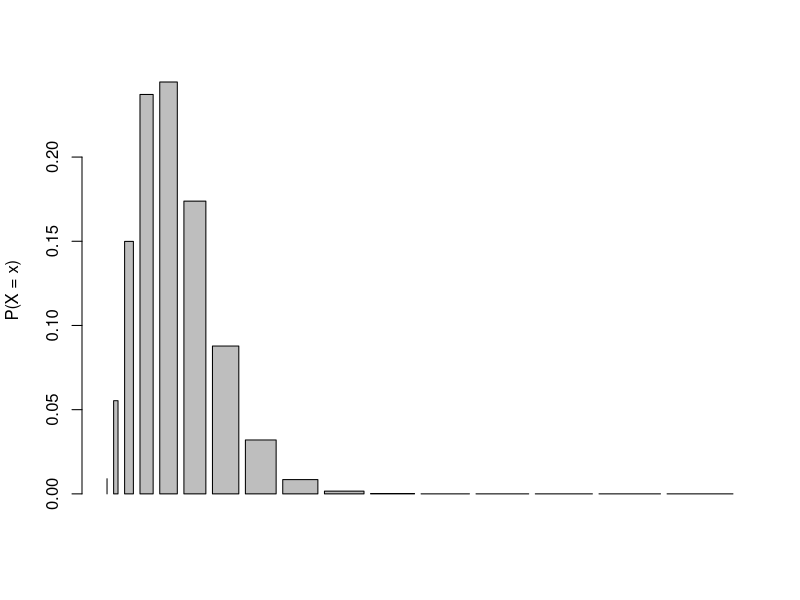
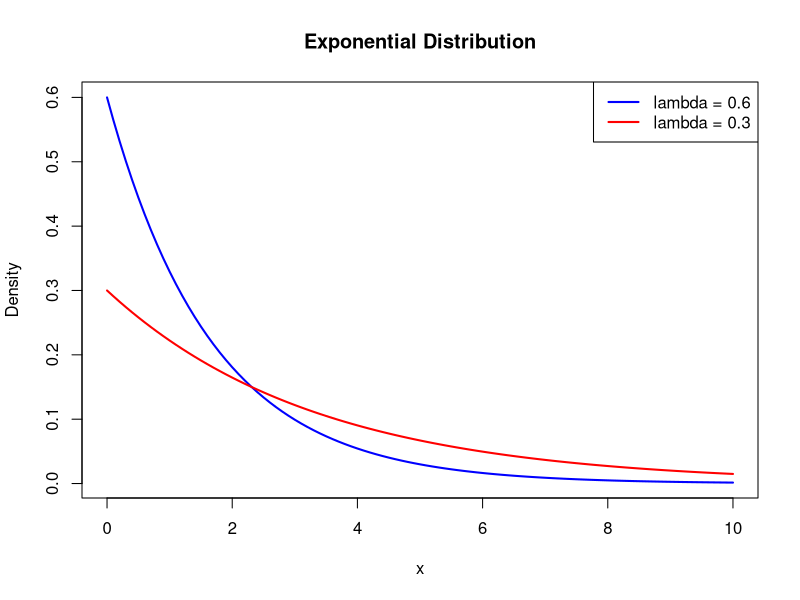
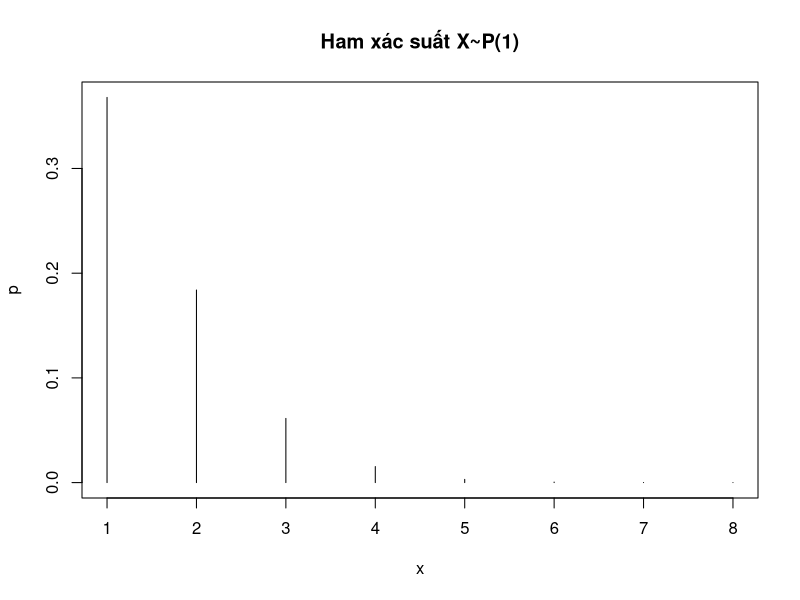
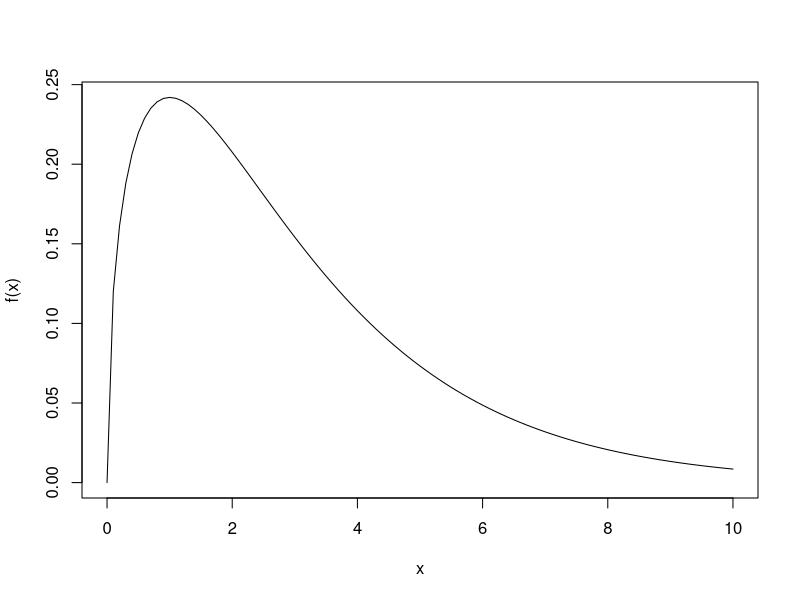
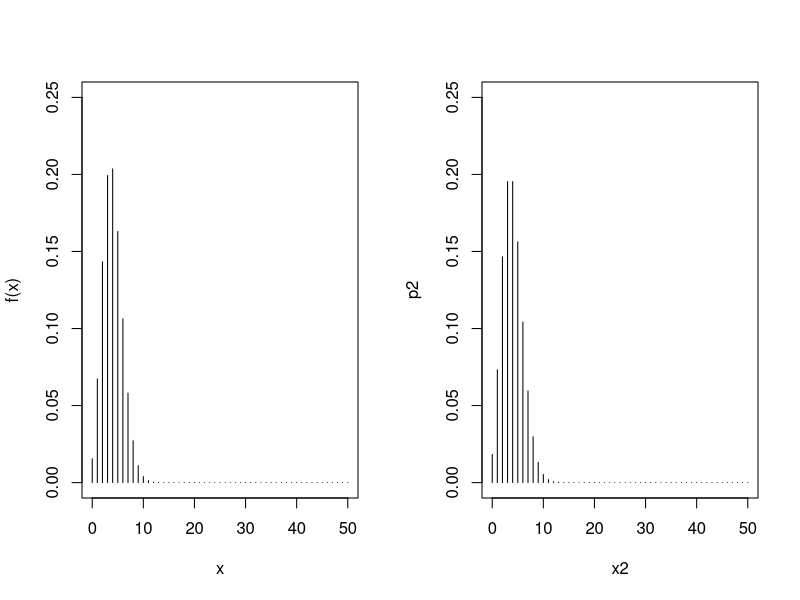
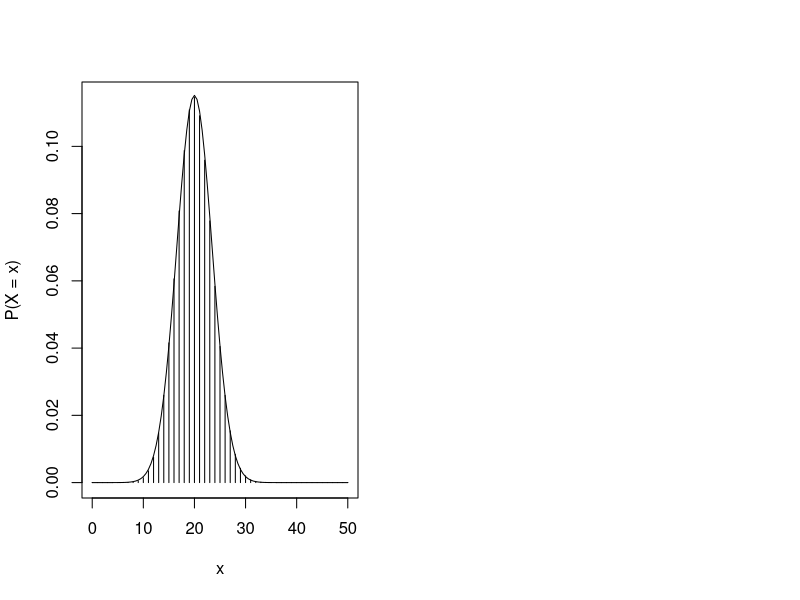
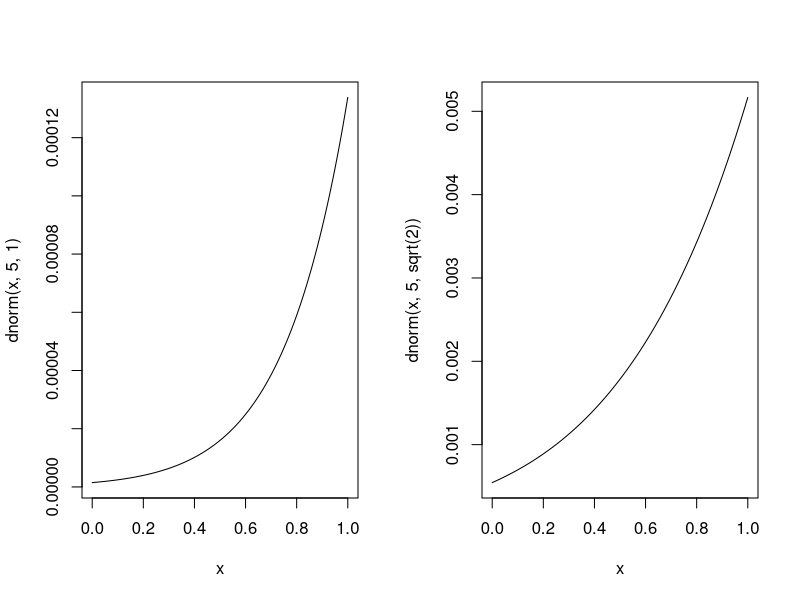
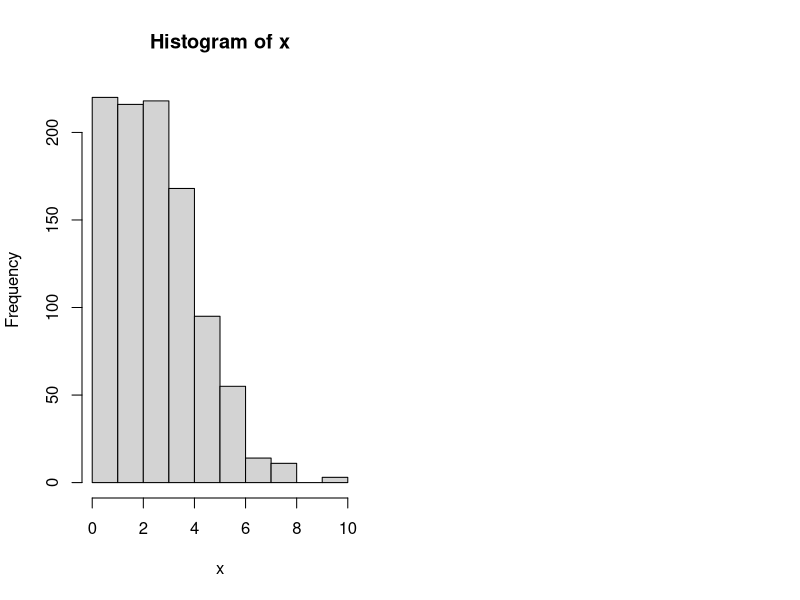

Source code (R) for these figures, in order:
### Bai tap 4.1
N = 100
M = 25
n = 15
x = 0:n
p = dhyper(x, M, N - M, n)
barplot(p, x, ylab = "P(X = x)")



### Bai tap 4.2
Px = phyper(12, M, N - M, n) - phyper(5, M, N - M, n)
cat(Px)


### Bai tap 4.3
rm(list = ls())
# a) 
curve(dexp(x, 0.6), 0, 10, col = "blue", lwd = 2, main = "Exponential Distribution", xlab = "x", ylab = "Density")
# b) 
curve(dexp(x, 0.3), 0, 10, col = "red", lwd = 2, main = "Expenential Distribution", xlab = "x", ylab = "Density",add = TRUE)
legend("topright", legend = c("lambda = 0.6", "lambda = 0.3"), col = c("blue", "red"), lwd = 2)
# c)
# Dien tich phan duoi ham X~Exp(0.6)
s1 = pexp(10, 0.6) - pexp(0, 0.6)
# Dien tich phan duoi ham X~Exp(0.3) 
s2 = pexp(10, 0.3) - pexp(0, 0.3)
cat("s1 = ", s1, "\n")
cat("s2 = ", s2, "\n")


### Bai tap 4.4
# Vẽ hàm xác suất của biến X ~ P(1) với x thuộc {1,....,8}
rm(list = ls())
x = 1:8
p = dpois(x, 1)
plot(x, p, type = "h", main = "Ham xác suất X~P(1)")



### Bai tap 4.5
# Vẽ hàm mật độ xác suất của biến X ~ X^2(3) với x thuộc [0, 10]
rm(list = ls())
curve(dchisq(x, 3), from = 0, to = 10, xlab = "x", ylab = "f(x)")



### Bai tap 4.6
rm(list = ls())
par(mfrow = c(1, 2))
# a) Vẽ đồ thị của hàm xác suất X ~ B(50, 0.08) lấy ylim = c(0, 0.25)
x1 = 0:50
p1 = dbinom(x1, 50, 0.08)
plot(x1, p1, type = "h", ylim = c(0, 0.25), xlab = "x", ylab = "f(x)")
# b) Vẽ đồ thị của hàm xác suất của biến X ~ P(4) với x thuộc {0,...,50}
# với cùng lựa chọn ylim = c(0, 0.25)
x2 = 0:50
p2 = dpois(x2, 4)
plot(x2, p2, type = "h", ylim = c(0, 0.25))



### Bai tap 4.7
# Vẽ hàm mật độ của X~B(50, 0.4) và Y~N(20,12) vào chung 1 đồ thị
rm(list = ls())
x = 0:50
plot(x, dbinom(x, 50, 0.4), type = "h", xlab = "x", ylab = "P(X = x)")
curve(dnorm(x, 20, sqrt(12)), add = TRUE)



### Bai tap 4.8
# So sánh xác suất P(X = 5) giữa hai phân phối nhị thức X1~B(10, 0.4)
# và X2~B(10, 0.6). Giải thích sự khác biệt
rm(list = ls())
p1 = dbinom(5, 10, 0.4)
p2 = dbinom(5, 10, 0.6)
cat(p1 == p2)



### Bai tap 4.9
# Tính P(4 <= X <= 8) với X ~ B(12, 0.5) bằng 2 cách: Dùng tổng các xác suất 
# riêng lẻ, và dùng hàm phân phối tích lũy
rm(list = ls())
k = 4:8
p1 = sum(choose(12, k) * 0.5^k * 0.5^(12 - k))
p2 = pbinom(8, 12, 0.5) - pbinom(3, 12, 0.5)
cat(p1, p2)



### Bai tap 4.10
rm(list = ls())
par(mfrow = c(1, 2))
curve(dnorm(x, 5, 1))
curve(dnorm(x, 5, sqrt(2)))



### Bai tap 4.11
rm(list = ls())
qnorm(0.025, 0, 1)
qnorm(0.975, 0, 1)



### Bai tap 4.12
rm(list = ls())
x = rpois(1000, 3)
hist(x)



### Bai tap 4.13
# Tính P(X > 5) với X~P(2)
rm(list = ls())
p = ppois(5, 2, lower.tail = FALSE)
cat(p)



### Bai tap 4.14
# Vẽ đồ thị hàm phân phối mũ với lambda = 0.5
rm(list = ls())
par(mfrow = c(1, 2))
curve(dexp(x, 0.5), from = 1, to = 10)
curve(dexp(x, 1), from = 1, to = 10)



### Bai tap 4.15
# Tính P(X <= 3) với X ~ Exp(0.2) 
rm(list = ls())
p = pexp(3, 0.2)
cat(p)



### Bai tap 4.16
# Mô phỏng 500 giá trị từ phân phối chuẩn N(100, 15). Tính tỷ lệ giá trị nằm
# trong khoảng từ [85, 115]
x = rnorm(500, 100, sqrt(15))
tylemophong = mean(x >= 85 & x <= 115)
tylelythuyet = pnorm(115, 100, sqrt(15)) - pnorm(85, 100, sqrt(15))
cat(tylemophong, tylelythuyet)



### Bai tap 4.17
# Tính phân vị mức 0.9 của X~X^2(5)
qchisq(0.9, 5)



### Bai tap 4.18
# Vẽ đồ thị hàm mật độ  X~F(5, 10)
curve(df(x, 5, 10), from = 1, to = 10)



### Bai tap 4.19
rm(list = ls())
par(mfrow = c(1, 2))
x = 0:50
plot(x, dbinom(x, 50, 0.1), type = "h", xlab = "x", ylab = "B(50, 0.1)")
plot(x, dpois(x, 5), type = "h", xlab = "x", ylab = "P(5)")



### Bai tap 4.20
# Tính xác suất P(X <= 2) với X ~ K(N = 100, M = 30, n = 10)
phyper(2, 30, 70, 10)



### Bai tap 4.21
x = rnorm(1000, 0, 1)
qqnorm(x)



### Bai tap 4.22
R = function(a, b, TrungBinh, DoLechChuan){
  pnorm(b, TrungBinh, DoLechChuan) - pnorm(a, TrungBinh, DoLechChuan)
}
R(1, 2, 1.5, 0.3)
